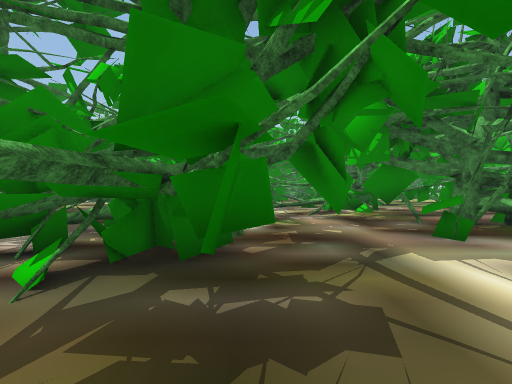
[1] (above)

19 first-person views from a walk through a Unity game level. The camera is 1.3 m above the floor, looks level and sees 90° across. The floor is counted in squares, 2 m on a side. Each view is taken from the middle of a square. On the plan, view 1 faces up. The plan holds only what a view shows up to about 9 squares ahead; the rest is blank. The place goes on beyond the plan. Some animated figures are not drawn. Some surface patterns are stand-ins.

[2]
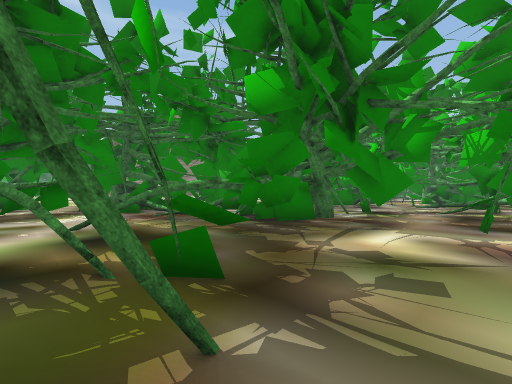

[3]
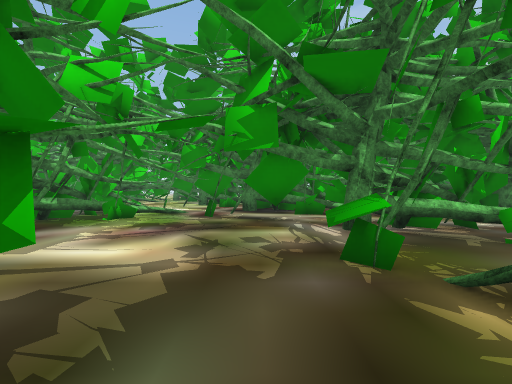

[4]
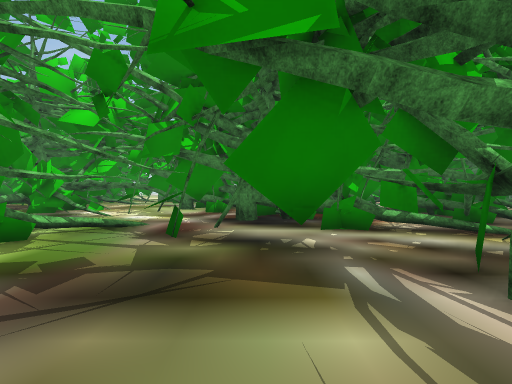

[5]
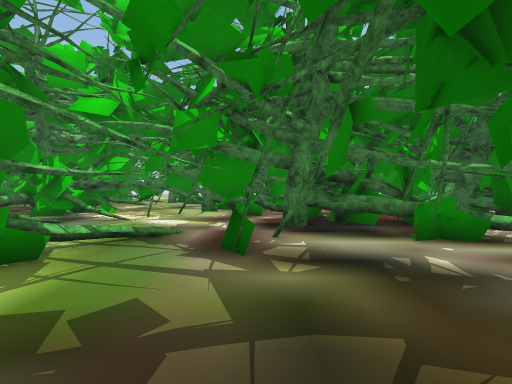

[6]
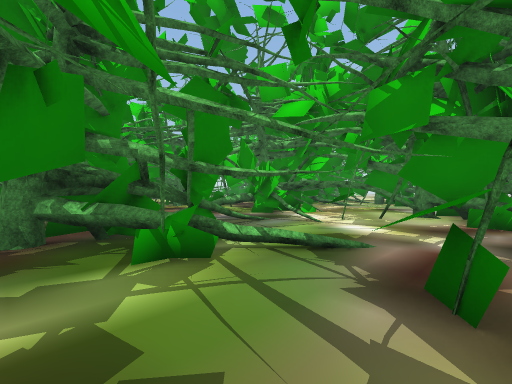

[7]
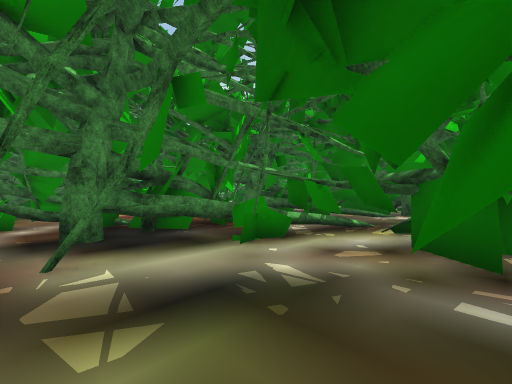

[8]
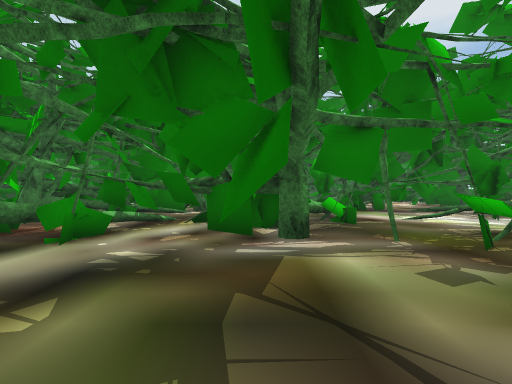

[9]
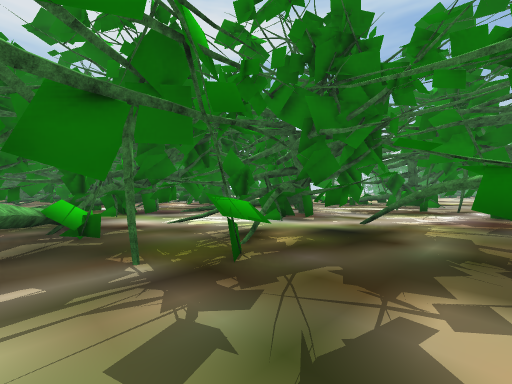

[10]
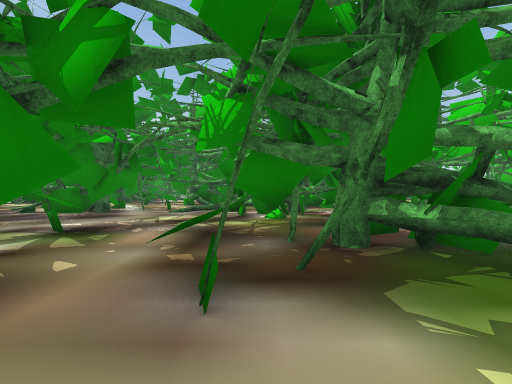

[11]
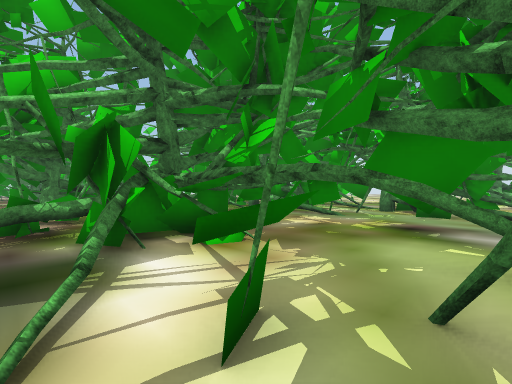

[12]
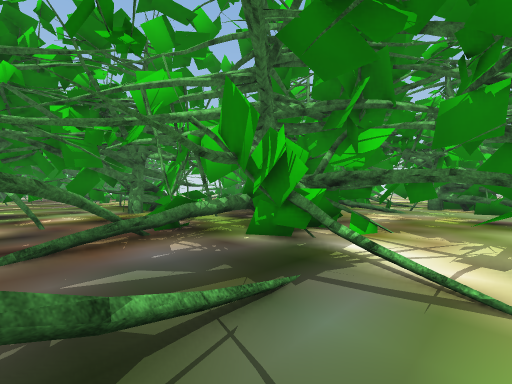

[13]
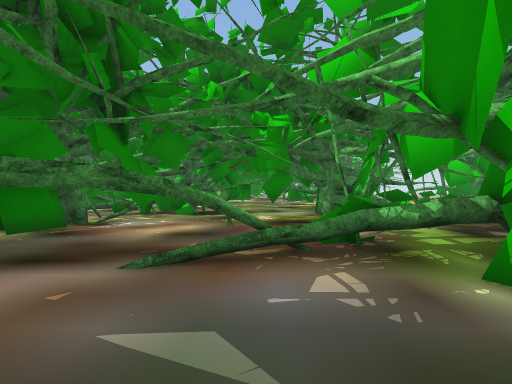

[14]
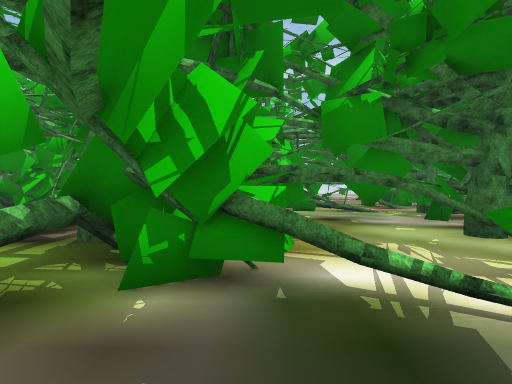

[15]
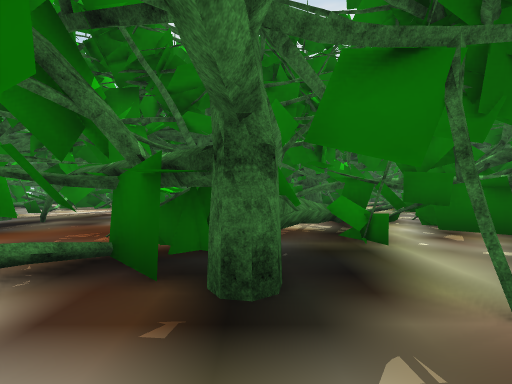

[16]
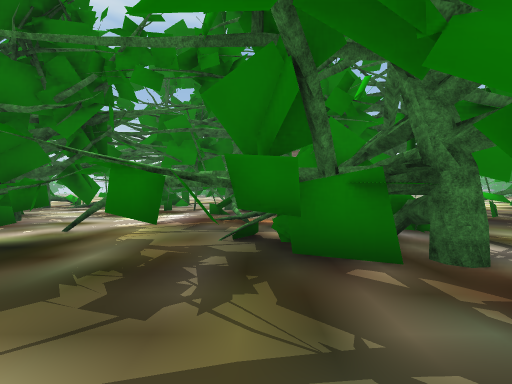

[17]
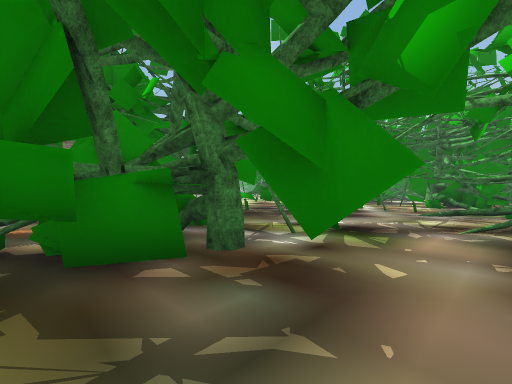

[18]
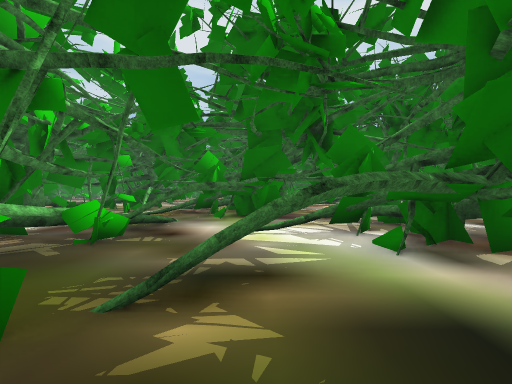

[19]
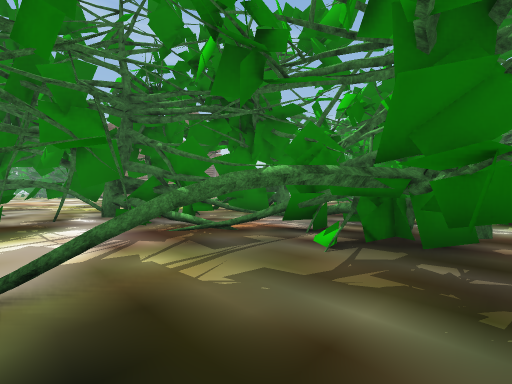

### Floor plan
Key: @ floor where view 1 was taken; # wall or solid block; x gap in a wall; . main floor; : floor 0.25 m higher than the main floor; / step, stairs or slope; T tree; O other object.
Columns run from 7 left of view 1 to 19 right of it. Each row starts with its distance up from view 1.
 16               T
 15               ..T       T
 14            TTT..TTTT  TTT
 13            TTT#.TTTT   TT
 12            #T TTTTTT    T
 11   .TTTTT.  T TT  TT  #TT
 10  ..TTT...#TTTTT  TT
  9  T#TT.T..TTTT.. # T T
  8  . T.......TTT ##TTTT
  7  T ........TTTT#.TTT...##
  6 TT  ...T..TTTT...TTTT. .#T
  5 TTTT. T....TTTT.#T TTT. #TT
  4 ##  TTT.TxTT##.. T #T.. TTT
  3  # .TTT....../ ..T TT..  TT
  2    x#TTT........##TTTTT
  1  ##..T#T.....T...TTTT#TT
  0 #  ..T.@...T..TTTTT ##TT
 -1 # ...T..#..T..#TTTT    T
 -2  .TTTTTT T.TT#TTTTTTT
 -3  .TTTT ..TTTTT##T.TTT
 -4    TTTT:.#TT T##TTTTTT
 -5    TTT TTT TTTTTTTT#T
 -6       T#T.. TTT#TTT .
 -7      TTTTTO  TTTTT OO

Positions as (right, up) in squares from view 1, and headings:
1: (0, 0), facing up
2: (3, -2), facing up-left
3: (-1, 0), facing right
4: (2, 0), facing right
5: (3, 1), facing right
6: (4, 1), facing up-right
7: (4, 1), facing down-right
8: (4, 2), facing down
9: (3, 1), facing down-left
10: (3, 2), facing up
11: (9, 3), facing up-right
12: (7, 4), facing up-right
13: (8, 5), facing up
14: (8, 6), facing right
15: (8, 2), facing down
16: (2, 2), facing left
17: (2, 2), facing up-left
18: (0, 0), facing down
19: (0, -1), facing up-left
